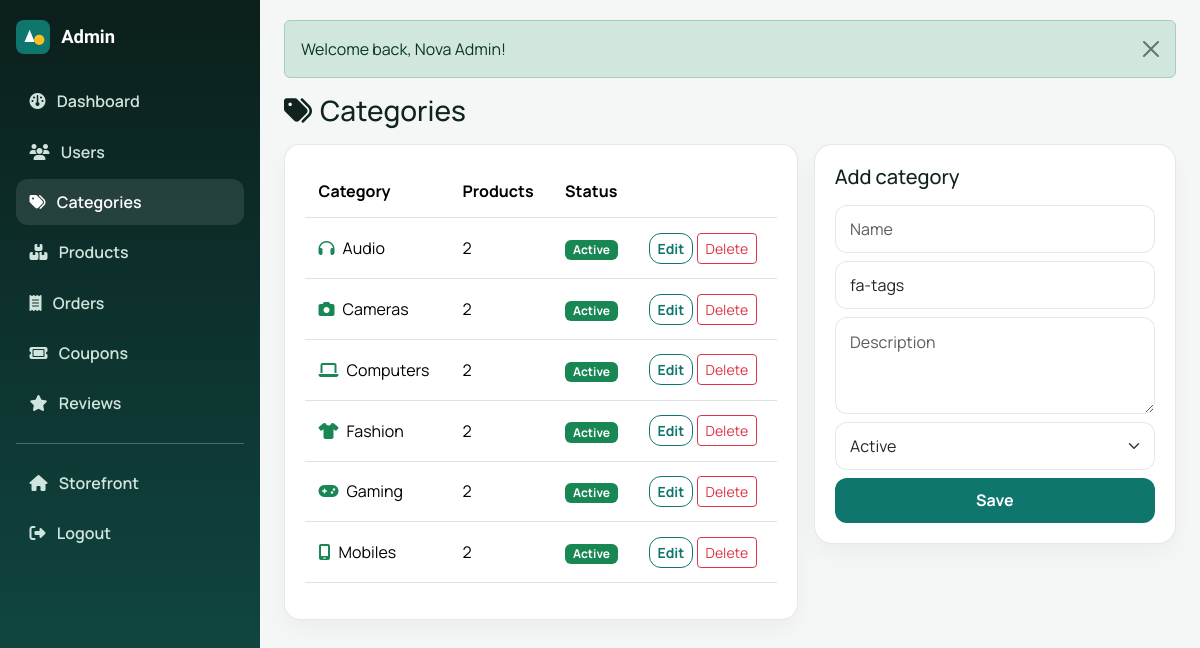
Screenshot of /admin/categories.php (signed in) with the database file from the repository.
### tables this page shows
CREATE TABLE categories (
  id INT UNSIGNED AUTO_INCREMENT PRIMARY KEY,
  name VARCHAR(120) NOT NULL,
  slug VARCHAR(150) NOT NULL UNIQUE,
  description TEXT,
  image VARCHAR(255) DEFAULT NULL,
  icon VARCHAR(80) DEFAULT 'fa-tags',
  status ENUM('active','inactive') NOT NULL DEFAULT 'active',
  created_at DATETIME NOT NULL,
  updated_at DATETIME NOT NULL
);

### admin/categories.php (the view, shortened to what this page needs)
<?php
$pdo = db();
$categories = $pdo->query("SELECT c.*, (SELECT COUNT(*) FROM products p WHERE p.category_id = c.id) AS product_count FROM categories c ORDER BY c.name")->fetchAll();
$edit = null;
$adminPage = 'categories';
require NB_ROOT . '/includes/admin_header.php';
?>
<h1 class="h3 mb-3"><i class="fa-solid fa-tags me-2"></i>Categories</h1>
<div class="row g-3">
    <div class="col-lg-7">
        <div class="nb-panel table-responsive">
            <table class="table align-middle">
                <thead><tr><th>Category</th><th>Products</th><th>Status</th><th></th></tr></thead>
                <tbody>
                <?php foreach ($categories as $c): ?>
                    <tr>
                        <td><i class="fa-solid <?= e($c['icon']) ?> me-2 text-success"></i><?= e($c['name']) ?></td>
                        <td><?= (int) $c['product_count'] ?></td>
                        <td><?= status_badge($c['status']) ?></td>
                        <td class="text-nowrap">
                            <a class="btn btn-sm btn-nb-outline" href="<?= e(url('/admin/categories.php?edit=' . (int) $c['id'])) ?>">Edit</a>
                            <form method="post" class="d-inline">
                                <button class="btn btn-sm btn-outline-danger" type="submit" data-confirm="Delete this category?">Delete</button>
                            </form>
                        </td>
                    </tr>
                <?php endforeach; ?>
                </tbody>
            </table>
        </div>
    </div>
    <div class="col-lg-5">
        <form method="post" class="nb-panel">
            <h2 class="h5 mb-3"><?= $edit ? 'Edit category' : 'Add category' ?></h2>
            <div class="mb-2"><input class="form-control" name="name" value="<?= e((string) ($edit['name'] ?? '')) ?>" placeholder="Name" required></div>
            <div class="mb-2"><input class="form-control" name="icon" value="<?= e((string) ($edit['icon'] ?? 'fa-tags')) ?>" placeholder="Font Awesome icon e.g. fa-laptop"></div>
            <div class="mb-2"><textarea class="form-control" name="description" rows="3" placeholder="Description"><?= e((string) ($edit['description'] ?? '')) ?></textarea></div>
            <div class="mb-2">
                <select class="form-select" name="status">
                    <option value="active" <?= ($edit['status'] ?? '') === 'active' ? 'selected' : '' ?>>Active</option>
                </select>
            </div>
            <button class="btn btn-nb-primary w-100" type="submit">Save</button>
        </form>
    </div>
</div>
<?php require NB_ROOT . '/includes/admin_footer.php'; ?>

### includes/admin_header.php (shortened to what this page needs)
<?php
$adminPage = $adminPage ?? '';
?>
<!DOCTYPE html>
<html lang="en">
<head>
    <link href="https://cdn.jsdelivr.net/npm/bootstrap@5.3.3/dist/css/bootstrap.min.css" rel="stylesheet">
    <link href="https://cdnjs.cloudflare.com/ajax/libs/font-awesome/6.5.2/css/all.min.css" rel="stylesheet">
    <link href="<?= e(asset('css/style.css')) ?>" rel="stylesheet">
    <link href="<?= e(asset('css/admin.css')) ?>" rel="stylesheet">
</head>
<body class="nb-admin">
<div class="nb-admin-shell">
    <?php require NB_ROOT . '/includes/admin_navbar.php'; ?>
    <div class="nb-admin-content">
        <?php foreach (get_flashes() as $flash): ?>
            <div class="alert alert-<?= e($flash['type']) ?> alert-dismissible fade show">
                <?= e($flash['message']) ?>
                <button type="button" class="btn-close" data-bs-dismiss="alert"></button>
            </div>
        <?php endforeach; ?>

### includes/admin_navbar.php (shortened to what this page needs)
<?php
$adminPage = $adminPage ?? '';
$links = [
    'dashboard' => ['Dashboard', 'fa-gauge', '/admin/dashboard.php'],
    'users' => ['Users', 'fa-users', '/admin/users.php'],
    'categories' => ['Categories', 'fa-tags', '/admin/categories.php'],
    'products' => ['Products', 'fa-boxes-stacked', '/admin/products.php'],
    'orders' => ['Orders', 'fa-receipt', '/admin/orders.php'],
    'coupons' => ['Coupons', 'fa-ticket', '/admin/coupons.php'],
    'reviews' => ['Reviews', 'fa-star', '/admin/reviews.php'],
];
?>
<aside class="nb-admin-sidebar">
    <div class="nb-admin-brand">
        <img src="<?= e(asset('images/logo.svg')) ?>" width="34" height="34" alt="">
        <span>Admin</span>
    </div>
    <?php foreach ($links as $key => $link): ?>
        <a class="<?= $adminPage === $key ? 'active' : '' ?>" href="<?= e(url($link[2])) ?>">
            <i class="fa-solid <?= e($link[1]) ?>"></i><?= e($link[0]) ?>
        </a>
    <?php endforeach; ?>
    <hr class="border-light opacity-25 my-3">
    <a href="<?= e(url('/')) ?>"><i class="fa-solid fa-house"></i>Storefront</a>
    <a href="<?= e(url('/admin/logout.php')) ?>"><i class="fa-solid fa-right-from-bracket"></i>Logout</a>
</aside>

### includes/functions.php (shortened to what this page needs)
<?php
function e(?string $value): string
{
    return htmlspecialchars((string) $value, ENT_QUOTES | ENT_SUBSTITUTE, 'UTF-8');
}
function url(string $path = ''): string
{
    $path = '/' . ltrim($path, '/');
    return APP_BASE_PATH . ($path === '/' ? '' : $path);
}
function asset(string $path): string
{
    return url('assets/' . ltrim($path, '/'));
}
function get_flashes(): array
{
    $flashes = $_SESSION['flash'] ?? [];
    return $flashes;
}
function status_badge(string $status): string
{
    $map = [
        'active' => 'success',
        'inactive' => 'secondary',
        'suspended' => 'danger',
        'pending' => 'warning',
        'paid' => 'info',
        'processing' => 'primary',
        'shipped' => 'info',
        'completed' => 'success',
        'cancelled' => 'danger',
        'failed' => 'danger',
        'refunded' => 'secondary',
        'approved' => 'success',
        'hidden' => 'secondary',
        'archived' => 'dark',
    ];
    $class = $map[$status] ?? 'secondary';
    return '<span class="badge text-bg-' . e($class) . '">' . e(ucfirst($status)) . '</span>';
}

### includes/admin_footer.php (shortened to what this page needs)
</div>
</div>
</body>
</html>

### assets/css/style.css (style rules this page uses)
:root { --nb-ink: #10231f; --nb-muted: #5b6b66; --nb-surface: #f3f7f5; --nb-card: #ffffff; --nb-primary: #0f766e; --nb-primary-dark: #0b5f59; --nb-accent: #f59e0b; --nb-accent-dark: #d97706; --nb-line: rgba(16, 35, 31, 0.10); --nb-shadow: 0 18px 40px rgba(16, 35, 31, 0.08); --nb-radius: 18px; --nb-font: "Manrope", sans-serif; --nb-display: "Sora", sans-serif; }
* { box-sizing: border-box; }
body { margin: 0; font-family: var(--nb-font); color: var(--nb-ink); background: radial-gradient(circle at top left, rgba(15, 118, 110, 0.12), transparent 30%), radial-gradient(circle at top right, rgba(245, 158, 11, 0.12), transparent 28%), linear-gradient(180deg, #f7fbf9 0%, #eef5f2 100%); min-height: 100vh; }
a { color: var(--nb-primary); text-decoration: none; }
img { max-width: 100%; height: auto; }
.btn-nb-primary { background: var(--nb-primary); border: none; color: #fff; font-weight: 700; border-radius: 12px; padding: 0.65rem 1.1rem; }
.btn-nb-outline { border: 1.5px solid var(--nb-primary); color: var(--nb-primary); background: transparent; font-weight: 700; border-radius: 12px; }
.nb-panel { background: var(--nb-card); border: 1px solid var(--nb-line); border-radius: var(--nb-radius); padding: 1.25rem; box-shadow: 0 10px 24px rgba(16, 35, 31, 0.04); }
.form-control, .form-select { border-radius: 12px; border-color: var(--nb-line); padding: 0.7rem 0.9rem; }
.table-responsive { border-radius: 16px; }
.table > :not(caption) > * > * { padding: 0.9rem 0.85rem; }

### assets/css/admin.css (style rules this page uses)
body.nb-admin { background: #f4f7f6; }
.nb-admin-shell { display: flex; min-height: 100vh; }
.nb-admin-sidebar { width: 260px; background: linear-gradient(180deg, #0b1f1c, #114e48); color: #ecfdf5; padding: 1.25rem 1rem; position: sticky; top: 0; height: 100vh; overflow-y: auto; }
.nb-admin-sidebar a { color: rgba(236, 253, 245, 0.88); display: flex; align-items: center; gap: 0.7rem; padding: 0.7rem 0.85rem; border-radius: 12px; margin-bottom: 0.25rem; font-weight: 600; }
.nb-admin-sidebar a:hover, .nb-admin-sidebar a.active { background: rgba(255,255,255,0.1); color: #fff; }
.nb-admin-brand { display: flex; align-items: center; gap: 0.7rem; font-family: "Sora", sans-serif; font-weight: 700; font-size: 1.15rem; margin-bottom: 1.5rem; color: #fff; }
.nb-admin-content { flex: 1; padding: 1.25rem 1.5rem 2rem; }

### rows the page displays
categories: name "Audio", product_count "2", status "Active"
categories: name "Cameras", product_count "2", status "Active"
categories: name "Computers", product_count "2", status "Active"
categories: name "Fashion", product_count "2", status "Active"
categories: name "Gaming", product_count "2", status "Active"
categories: name "Mobiles", product_count "2", status "Active"

### other values shown
$link[0] "Dashboard"
$link[0] "Users"
$link[0] "Categories"
$link[0] "Products"
$link[0] "Orders"
$link[0] "Coupons"
$link[0] "Reviews"
$flash['message'] "Welcome back, Nova Admin!"
